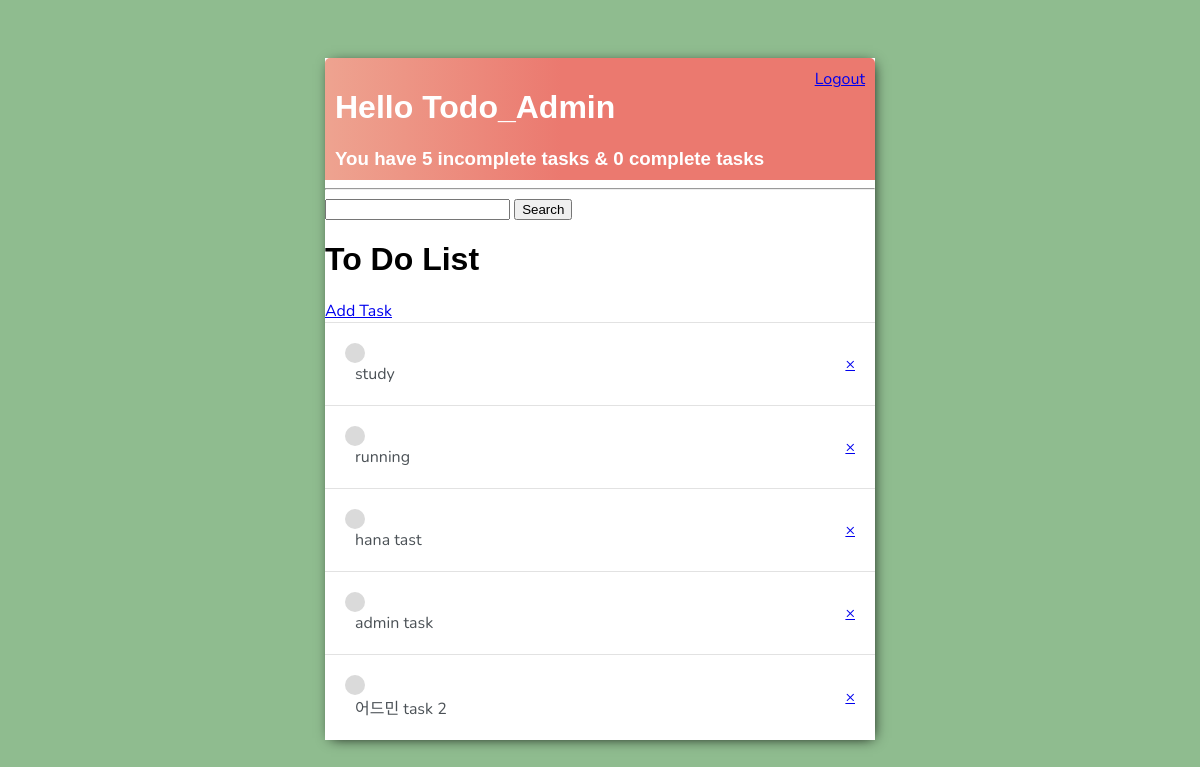
The app's page / (signed in), older data.
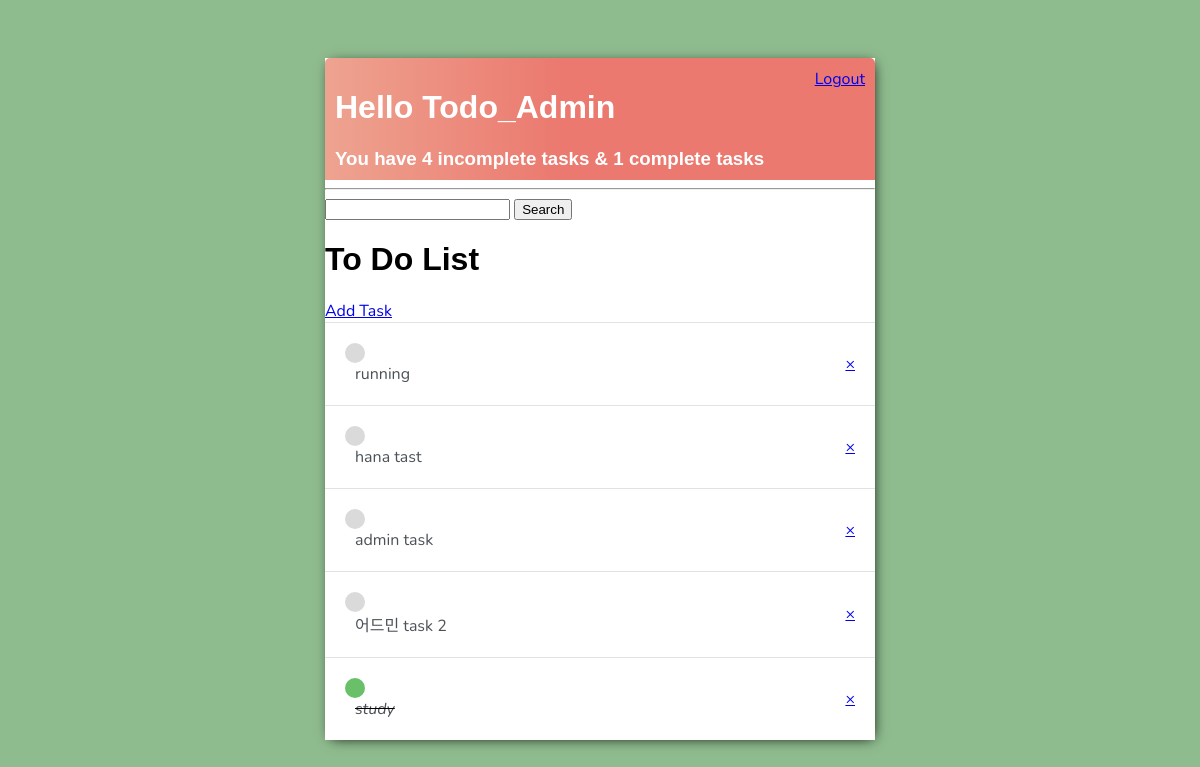
The same page, newer data.
### base/models.py (models this page shows)
class Task(models.Model):
    user = models.ForeignKey(User, on_delete=models.CASCADE, null=True, blank=True)
    title = models.CharField(max_length= 200)
    description = models.TextField(null= True, blank=True )
    complete = models.BooleanField(default = False)
    created = models.DateTimeField(auto_now_add=True)
    def __str__(self):
        return self.title
    class Meta:
        ordering = ['complete','created']

### base/views.py (the view)
# urls.py: path('', TaskList.as_view(), name='tasks'),
class TaskList(LoginRequiredMixin,ListView):
    model = Task
    context_object_name = 'tasks'
    def get_context_data(self,  **kwargs):
        context = super().get_context_data(**kwargs)
        context['tasks'] = context['tasks'].filter(user=self.request.user)
        context['count'] = context['tasks'].filter(complete=False).count()
        context['count_search'] = context['tasks'].filter(complete=False).count()
        context['count_complete'] = context['tasks'].filter(complete=True).count()
        search_input = self.request.GET.get('search-area') or ''
        if search_input:
            context['tasks'] = context['tasks'].filter(title__icontains=search_input)
            context['count_search'] = context['tasks'].filter(title__icontains=search_input).filter(complete=False).count()
            context['search'] = search_input
        return context

### base/templates/base/task_list.html
{% extends 'base/main.html' %}
{% block content %}
<div class="header-bar">
    <div>
        <h1>Hello {{request.user|title}}</h1>
        <h3 style="margin:0">You have {{count}} incomplete task{{count|pluralize:"s"}} &  {{count_complete}} complete tasks</h3>
    </div>
{% if request.user.is_authenticated %}
    <a href="{% url 'logout' %}">Logout</a>
{% else %}
    <a href="{% url 'login' %}">Login</a>
{%endif%}
</div>
<hr>
<form method="GET">
    <input type="text" name="search-area" value="{{search}}">
    <input type="submit" value = 'Search'>
</form>
<h1>To Do List</h1>
<a href="{% url 'task-create'%}">Add Task</a>
<div class="task-items-wrapper">
    {% for task in tasks %}
        <div class="task-wrapper">
            {% if task.complete %}
            <div class="task-title">
                    <div class="task-complete-icon"></div>
                    <i><s><a href="{% url  'task-update' task.id %}">{{task}}</a></s></i>
            </div>
            <a class='delete-link' href="{% url  'task-delete' task.id %}">&#215;</a>
            {% else %}
            <div class="task-title">
                <div class="task-incomplete-icon"></div>
                <a href="{% url 'task-update' task.id %}">{{task}}</a>
            </div>
            <a class='delete-link' href="{% url  'task-delete' task.id %}">&#215;</a>
            {% endif %}
        </div>
    {% empty %}
    <h3>No items in list </h3>
    {% endfor %}
</div>
{% endblock content %}

Row changes from the older to the newer data that the page shows:
changed Task "study": complete False → True (drawn); moves down the list
Text that changed along with them:
{{ count }}: "5" → "4"
{{ count_complete }}: "0" → "1"
